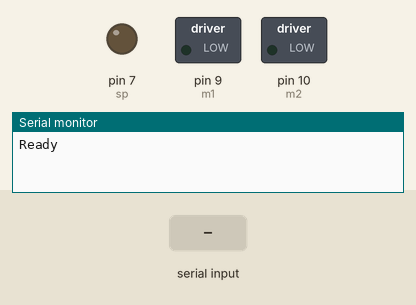
This sketch was run on a simulated Arduino Uno, built with avr-gcc and run on an emulated ATmega328P. On the bench: switched loads named in the sketch (green lamp = pin HIGH), output pins drawn as LEDs (lit = HIGH), the last lines printed to the serial monitor. The test bench sets the inputs (shaded band).

Above: at 1.2 s.
1.3 s: "1\n" received over Serial
At 2.4 s:
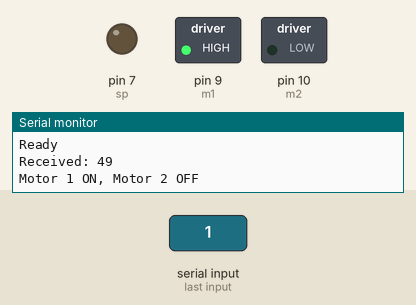
2.8 s: byte 50 ('2') received over Serial
At 3.6 s:
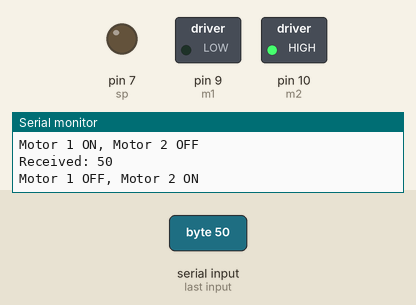
4.3 s: byte 51 ('3') received over Serial
At 4.7 s:
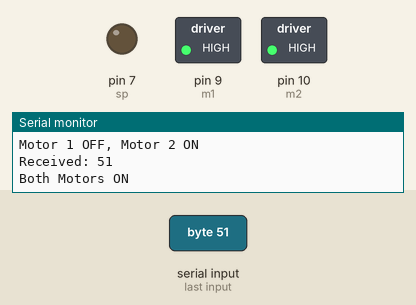
5.8 s: byte 52 ('4') received over Serial
At 6.6 s:
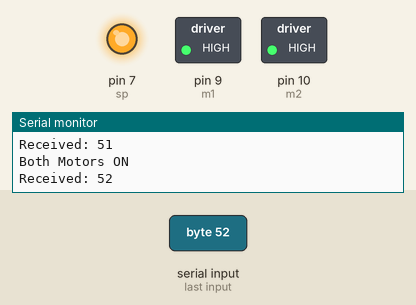
8.3 s: "0\n" received over Serial
At 9.0 s:
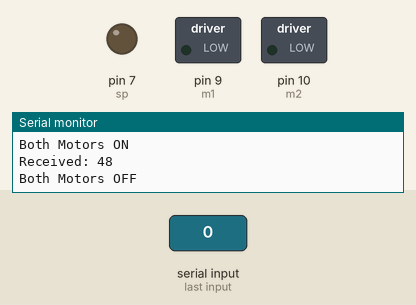
9.8 s: "4\n" received over Serial
At 10.1 s:
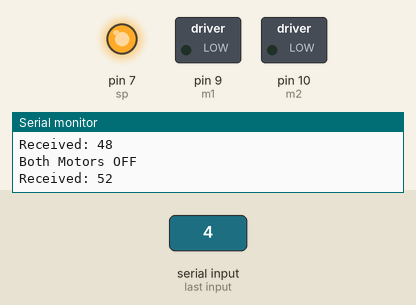
Timing chart, 0 to 12.8 s (numbered marks = the images above; inputs shaded):
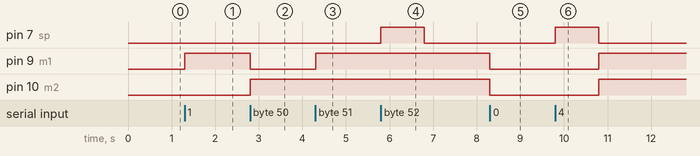

The sketch:

boat.ino
```cpp
int m1 = 9;
int m2 = 10;
int sp=7;
int c;

void setup() {
  pinMode(m1, OUTPUT);
  pinMode(m2, OUTPUT);
  pinMode(sp,OUTPUT);
  Serial.begin(9600);
  Serial.println("Ready");
}

void loop() {
  if (Serial.available() > 0) {
    c = Serial.read();
    if (c == '\n' || c == '\r') {
      // Ignore newline and carriage return characters
      return;
    }
    Serial.print("Received: ");
    Serial.println(c);

    if (c == '1') {
      analogWrite(m1, 255);
      analogWrite(m2, 0);
      Serial.println("Motor 1 ON, Motor 2 OFF");
    } else if (c == '2') {
      analogWrite(m1,0 );
      analogWrite(m2, 255);
      Serial.println("Motor 1 OFF, Motor 2 ON");
    } else if (c == '3') {
      analogWrite(m1, 255);
      analogWrite(m2, 255);
      Serial.println("Both Motors ON");
    }
    else if(c=='4'){
      digitalWrite(sp,HIGH);
      delay(1000);
      digitalWrite(sp,LOW);
       analogWrite(m1, 255);
      analogWrite(m2, 255);
      Serial.println("Both Motors ON");
    }
    else {
      analogWrite(m1, 0);
      analogWrite(m2, 0);
      digitalWrite(sp,LOW);

      Serial.println("Both Motors OFF");
    }
  }
}
```

Measured:
- after the input at 1.3 s, pin 9 (m1): LOW → HIGH at once
- after the input at 2.8 s, pin 9 (m1): HIGH → LOW at once; pin 10 (m2): LOW → HIGH at once
- after the input at 4.3 s, pin 9 (m1): LOW → HIGH at once
- after the input at 5.8 s, pin 7 (sp): LOW → HIGH at once, → LOW 1.0 s later
- after the input at 8.3 s, pin 9 (m1), pin 10 (m2): HIGH → LOW at once
- after the input at 9.8 s, pin 7 (sp): LOW → HIGH at once, → LOW 1.0 s later; pin 9 (m1), pin 10 (m2): LOW → HIGH after 1.0 s
